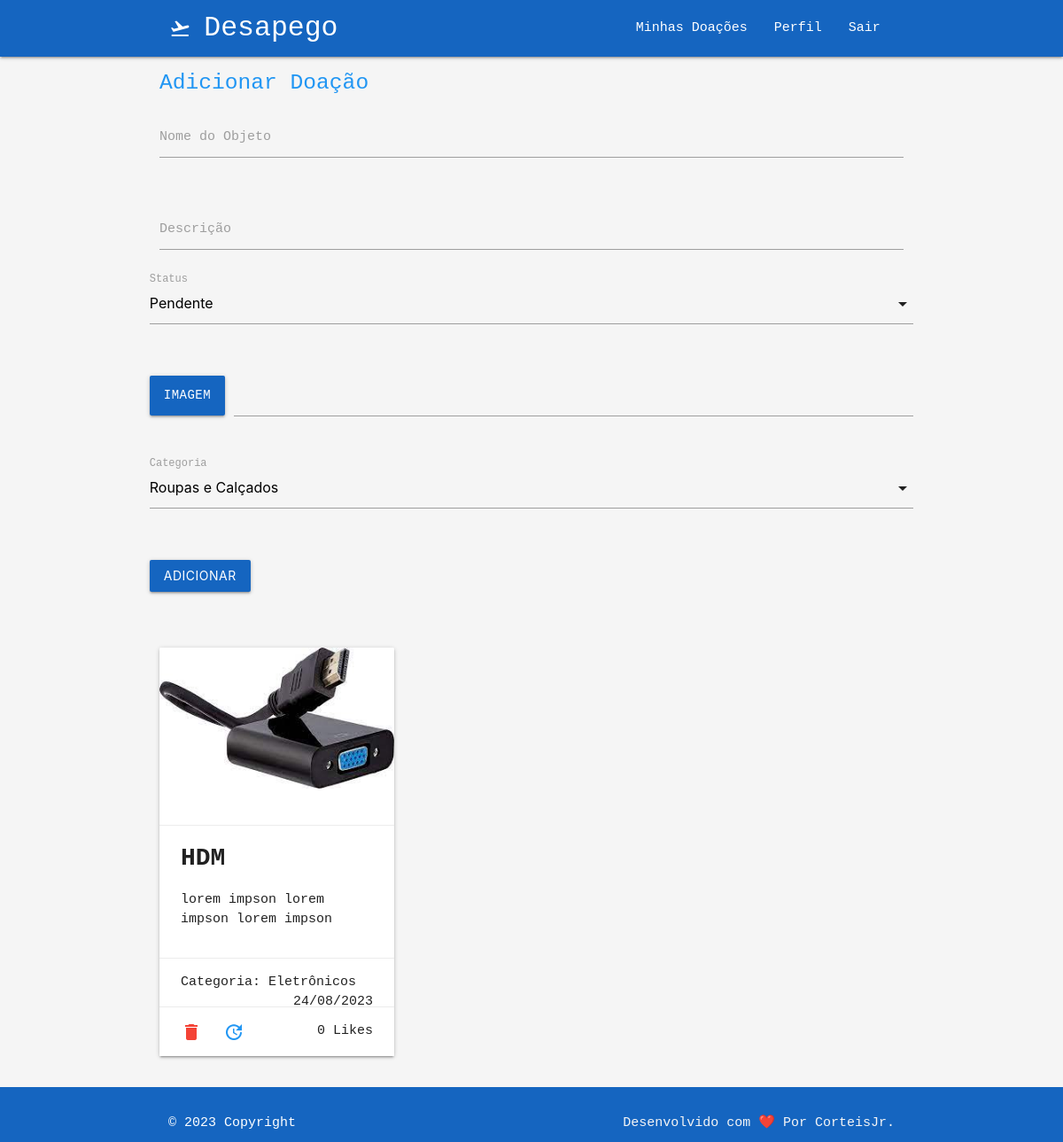
Before: /own (signed in) with the older database file.
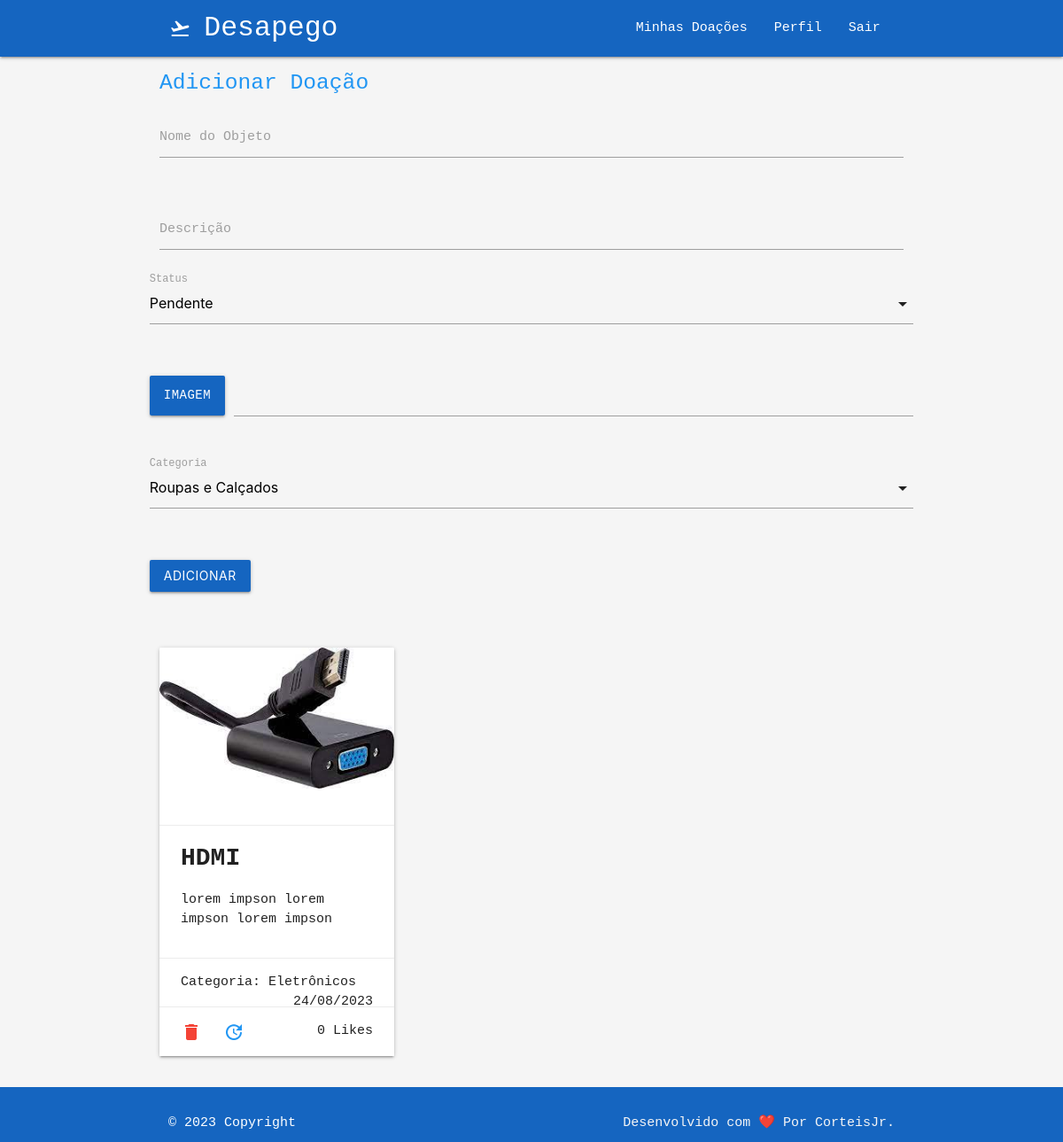
After: the same page with the newer database file.
### doeja/models/Donations.py (models this page shows, shortened)
class Donation(TimestampedModel):
    user = models.ForeignKey(Profile, on_delete=models.CASCADE)
    name_of_object = models.CharField(max_length=100, null=True, blank=True)
    description = models.CharField(max_length=255, null=True, blank=True)
    date_of_donation = models.DateField(default=None, null=True, blank=True)
    status = models.IntegerField(choices=DONATION_STATUS, default=1)
    picture = models.ImageField(null=True, blank=True)
    category = models.IntegerField(choices=CATEGORY_CHOICES, default=1)
    likes = models.ManyToManyField(User, related_name='likes', blank=True)

### doeja/views/HomeView.py (the view)
@login_required
def own_donation(request):
    if request.method == 'POST':
        form = DonationForm(request.POST, request.FILES)
        if form.is_valid():
            donation = form.save(commit=False)
            donation.user = request.user.profile
            donation.save()
            return redirect('own_donation')
    else:
        form = DonationForm()
    user = Profile.objects.get(user=request.user)
    donations = Donation.objects.filter(user=user).order_by('-created_at')
    context = {
        'donations': donations,
        'form': form,
    }
    return render(request, template_name='home/own_donation.html', context=context)

### doeja/forms/DonationForm.py
class DonationForm(forms.ModelForm):
    class Meta:
        model = Donation
        fields = (
            'name_of_object',
            'description',
            'status',
            'picture',
            'category',
        )

### doeja/templates/home/own_donation.html (shortened to what this page needs)
{% extends 'base.html' %} {% load static %} {% block title%}Doações {% endblock%}
{% block content %}
  <div>
      {% if user.is_authenticated %}
      <div class="col">
          <div class="container">
          <h5 class="blue-text darken-4">Adicionar Doação</h5>
            <form method="post" enctype="multipart/form-data">
              <div class="row">
                <div class="input-field col s12">
                  {{ form.name_of_object }}
                  <label for="id_name_of_object">Nome do Objeto</label>
                </div>
              </div>
              <div class="row">
                <div class="input-field col s12">
                  {{ form.description }}
                  <label for="id_description">Descrição</label>
                </div>
                <div class="row">
                  <div class="input-field col s12">
                    <label for="id_description">Status</label>
                </div>
              </div>
              <div class="row">
                <div class="file-field input-field col s12">
                  <div class="btn blue darken-3">
                    <span>Imagem</span>
                  </div>
                  <div class="file-path-wrapper">
                    <input class="file-path validate" type="text">
                  </div>
                </div>
              </div>
              <div class="row">
                <div class="input-field col s12">
                    <label for="id_category">Categoria</label>
                </div>
            </div>
              <div class="row">
                <div class="input-field col s12">
                  <button type="submit" class="btn waves-effect waves-light blue darken-3">Adicionar</button>
                </div>
              </div>
            </form>
          </div>
        </div>
    {% endif %}
    <div class="container">
      <div class="row">
          {% for donation in donations %}
          <div class="col s12 m4">
              <div class="card">
                  {% if donation.picture %}
                  <div class="card-image">
                      <img src="{{ donation.picture.url }}" alt="{{ donation.name_of_object }}">
                  </div>
                  {% endif %}
                  <div class="card-action">
                      <span class="text-black h3" style="font-weight: bold; font-size: 28px;">{{ donation.name_of_object }}</span>
                      <p>{{ donation.description }}</p>
                  </div>
                  <div class="card-action">
                      <span>Categoria: {{ donation.get_category_display }}</span>
                      <span class="right">{{ donation.created_at|date:"d/m/Y" }}</span>
                  </div>
                  {% if user.is_authenticated %}
                  <div class="card-action">
                      <a href="{% url 'like_donation' donation_id=donation.id %}">
                        <a href="#modal-confirm-delete" class="left modal-trigger"><i class="material-icons red-text">delete</i></a>
                        <a href="{% url 'edit_donation' id=donation.id %}" class="left"><i class="material-icons blue-text">update</i></span></a>
                          <span class="right">{{ donation.likes.count }} Likes</span>
                      </a>
                  </div>
                  {% endif %}
          </div>
          {% endfor %}
      </div>
    </div>
  </div>
{% endblock content %}

Changed rows visible on the page:
changed Donation "lorem impson lorem impson lorem impson": name_of_object "HDM" → "HDMI"
